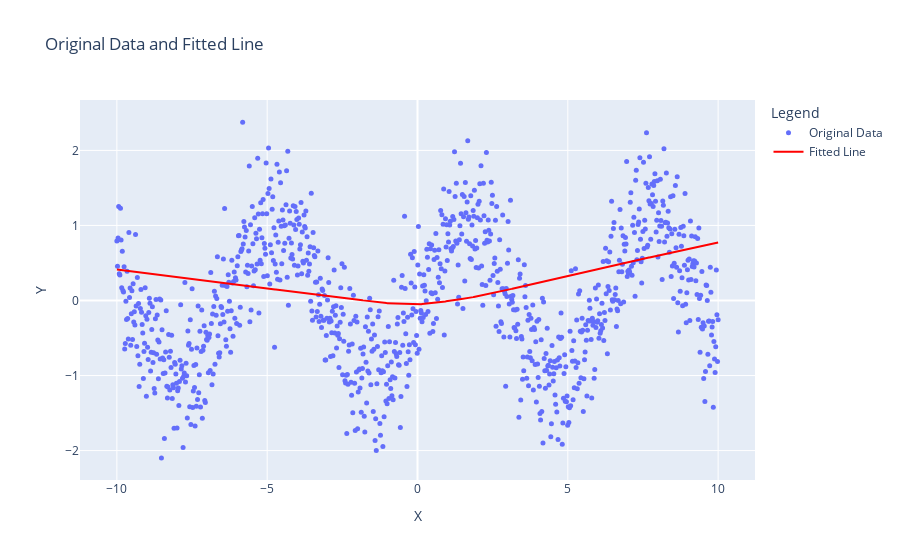

Write notebook code for a chart like this one.
### Code cell
# Evaluate the model and plot the results using Plotly
device = torch.device("cuda" if torch.cuda.is_available() else "cpu")
model.to(device)
x_tensor = x_tensor.to(device)

model.eval()
with torch.no_grad():
    predicted = model(x_tensor).cpu().detach().numpy()  # Move the predicted tensor back to CPU

# Plot the results using Plotly
fig = go.Figure()

# Original data
fig.add_trace(go.Scatter(x=x, y=y, mode='markers', name='Original Data', marker=dict(size=5)))

# Fitted line
fig.add_trace(go.Scatter(x=x, y=predicted.flatten(), mode='lines', name='Fitted Line', line=dict(color='red')))

fig.update_layout(
    title="Original Data and Fitted Line",
    xaxis_title="X",
    yaxis_title="Y",
    legend_title="Legend"
)

fig.show()

### Figure 1 — Plotly figure (JSON) as saved in the notebook; plotly's stock layout.template omitted (floating-point values rounded to 4 significant figures; data arrays with more than 128 entries replaced by an {"elided": "..."} marker saying what was removed)
{"data": [{"marker": {"size": 5}, "mode": "markers", "name": "Original Data", "type": "scatter", "x": {"elided": "1000 float values"}, "y": {"elided": "1000 float values"}}, {"line": {"color": "red"}, "mode": "lines", "name": "Fitted Line", "type": "scatter", "x": {"elided": "1000 float values"}, "y": {"elided": "1000 float values"}}], "layout": {"autosize": true, "legend": {"title": {"text": "Legend"}}, "title": {"text": "Original Data and Fitted Line"}, "xaxis": {"autorange": true, "range": [-11.17, 11.17], "title": {"text": "X"}, "type": "linear"}, "yaxis": {"autorange": true, "range": [-2.445, 2.725], "title": {"text": "Y"}, "type": "linear"}}}
